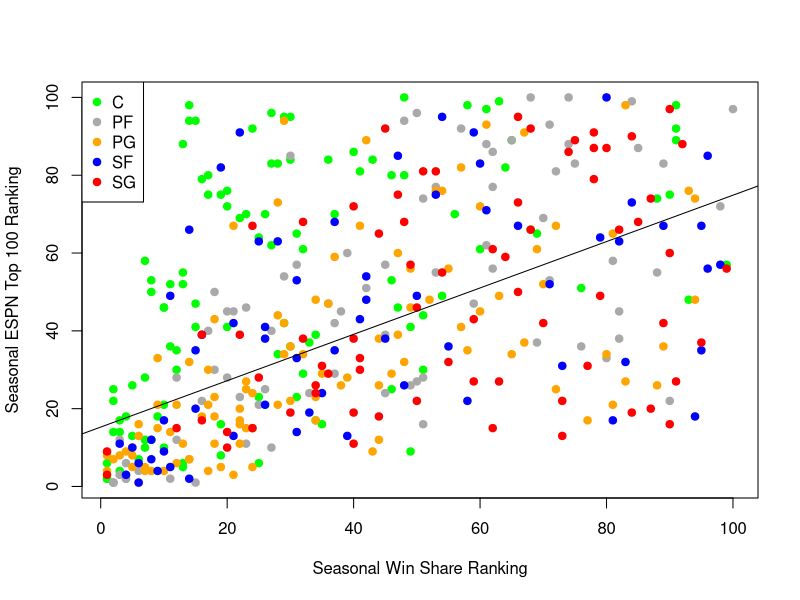
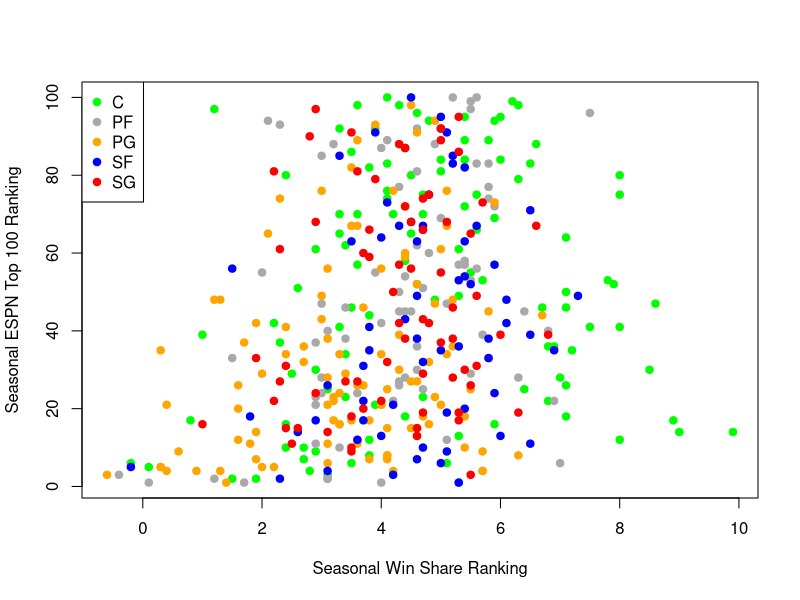
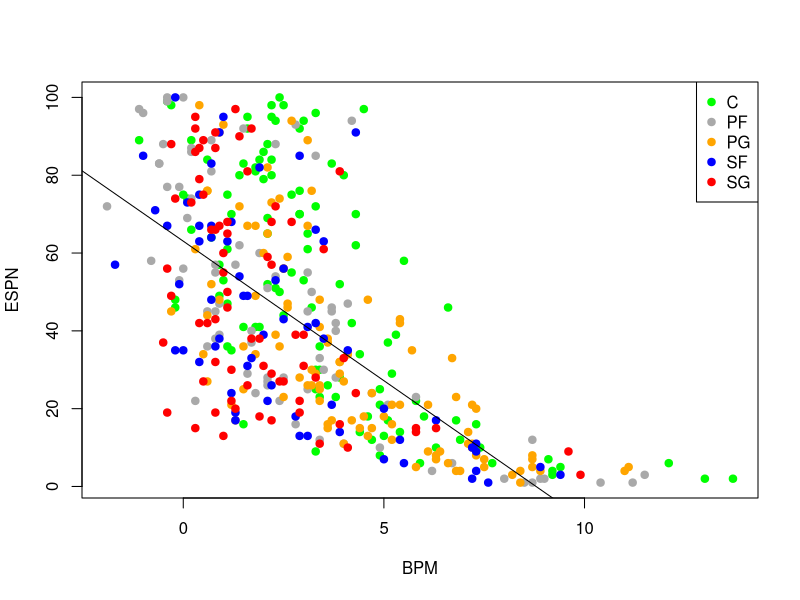

The R script that drew these images, in order:
# READ IN DATA 

library(readxl)
project_sheet <- read_excel("project sheet.xlsx")
View(project_sheet)

# MAIN PLOT AND MODEL 

colors = c("green", "#A9A9A9","orange", "blue", "red")
plot(project_sheet$Ranking, project_sheet$`ESPN NEXT YR RANKING`, pch = 19, col = colors[factor(project_sheet$Position)], xlab = "Seasonal Win Share Ranking", ylab = "Seasonal ESPN Top 100 Ranking")
legend("topleft", legend = c("C", "PF", "PG", "SF", "SG"), pch = 19, col = colors)
center = ifelse(project_sheet$Position == "C", 1, 0)
plot3 = lm(`ESPN NEXT YR RANKING` ~ Ranking + center, data = project_sheet)  
summary(plot3)
abline(plot3)


# WS-BPM TESTING

plot(project_sheet$WS_BPM, project_sheet$`ESPN NEXT YR RANKING`, pch = 19, col = colors[factor(project_sheet$Position)], xlab = "Seasonal Win Share Ranking", ylab = "Seasonal ESPN Top 100 Ranking")
legend("topleft", legend = c("C", "PF", "PG", "SF", "SG"), pch = 19, col = colors)
plot5 = lm(`ESPN NEXT YR RANKING` ~ WS_BPM + center, data = project_sheet)
summary(plot5)


# MODEL FOR PREDICTING ESPN RANKING

plot4 = lm(`ESPN NEXT YR RANKING` ~ USG_PCT + BPM + `3PA_PCT`+ WS_BPM + PER + GP, data = project_sheet)  
summary(plot4)


# BPM PLOT AND MODEL

plot(project_sheet$BPM, project_sheet$`ESPN NEXT YR RANKING`, pch = 19, col = colors[factor(project_sheet$Position)], xlab = "BPM", ylab = "ESPN")
plot6 = lm(`ESPN NEXT YR RANKING` ~ BPM + center, data = project_sheet)
summary(plot6)
legend("topright", legend = c("C", "PF", "PG", "SF", "SG"), pch = 19, col = colors)
abline(plot6)
